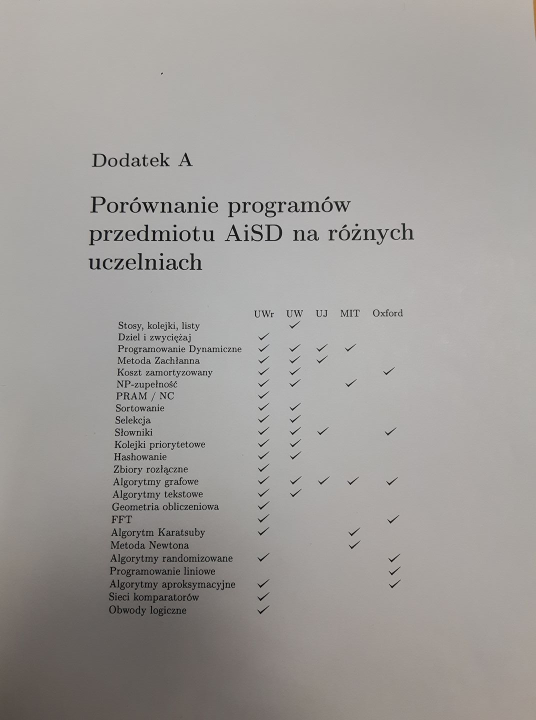
#> input picture 4.semester/Algorithms_and_Data_Structures/topic_comparison.jpg, 1072 x 1440 px (shown at 1/2 size)
$ python -i img_processing.py   (imports and definitions only)
#> lines starting #> are read from the running program, lines starting #| are printed output that depends on the picture
# This module constitutes of basic functions for initial image processing

import numpy as np
import cv2
from scipy import stats
import time

BLACK = 0
WHITE = 255


def image_meta(img):
    '''Extract image metadata (mean, mode, median) from its thumbnail'''
    proportion = 1.0*img.shape[0]/img.shape[1]
    small_size = 120
    small_burs = cv2.resize(img, (small_size, int(small_size*proportion)))
    small_burs = cv2.blur(small_burs,(10,10))

    mean = np.mean(small_burs).astype(int)
    mode,_ = stats.mode(small_burs.ravel())
    mode = mode[0]
    median = np.median(small_burs).astype(int)

    return mean, mode, median


def close_img(img):
    '''performing morphological closure on the input image'''
    imgSize = img.shape[0] * img.shape[1]
    kernelSize = int(imgSize**(0.245)/5)
    close_kernel = np.ones((kernelSize,kernelSize),np.uint8)
    return (cv2.morphologyEx(img, cv2.MORPH_CLOSE, close_kernel))


def coarse_filter(img):
    '''filters the image based on its metadata'''
    img = close_img(img)
    mean, mode, median = image_meta(img)
    coarse_formula = (3*mean+mode+3*median)/7
    return np.where(img<coarse_formula, img, 0)


#def increase_contrast(img, contrast_factor):
    #'''increases image contrast by an exponential function'''
    #print("CONTRAST", contrast_factor, np.mean(255*(img/255)**contrast_factor))
    #return (255*(inverse(img)/255)**contrast_factor).astype('uint8')


def averaging(img, averaging_factor):
    '''applying averaging kernel'''
    kernel = np.ones((averaging_factor,averaging_factor),np.float32)/averaging_factor**2
    return cv2.filter2D(img,-1,kernel)


def extract_background_mean(img, contrast_factor=1.7, averaging_factor=15, blockSize=111, C=7, blurSize=15):
    '''separates foregraound from background based on adaptive mean thresholding'''
    meta_filter = coarse_filter(img)
    #img = increase_contrast(img, contrast_factor)
    img = averaging(img, averaging_factor)
    img = cv2.adaptiveThreshold(img,WHITE,cv2.ADAPTIVE_THRESH_MEAN_C,cv2.THRESH_BINARY,blockSize,C)
    img = cv2.medianBlur(img, blurSize)
    img = np.where(meta_filter>BLACK, img, WHITE)
    return img


# [9 lines of commented-out code are left out]


def inverse(img):
    '''inverses black to white and vice versa'''
    return (WHITE-img)


def dilate(img, divisionFactor=1):
    '''applying delation kernel'''
    #imgSize = img.shape[0] * img.shape[1]
    #kernelSize = int(imgSize**(0.22)/divisionFactor)
    kernelSize = int(24/divisionFactor)
    kernel = np.ones((kernelSize,kernelSize),np.uint8)
    return inverse(cv2.dilate(inverse(img),kernel,iterations = 1))


# [11 lines of commented-out code are left out]


def gray_blobs(img):
    '''converting original image to grayscale'''
    gray_image = cv2.cvtColor(img, cv2.COLOR_BGR2GRAY) # converting the original image to grayscale
    blobs = extract_background_mean(gray_image) # convert to black blobs on wihte background using MEAN adaptive threshold
    #blobs = extract_background_gaussian(gray_image)  # convert to black blobs on wihte background using GAUSSIAN adaptive threshold
    return blobs


# [12 lines of commented-out code are left out]

>>> import cv2
>>> picture = cv2.imread('../../4.semester/Algorithms_and_Data_Structures/topic_comparison.jpg')
#> picture is the input picture: shape (1440, 1072, 3); mean B, G, R 153.9, 156.8, 160
>>> result = gray_blobs(picture)
#> in close_img, `return (cv2.morphologyEx(img, cv2.MORPH_CLOSE, close_kernel))`:
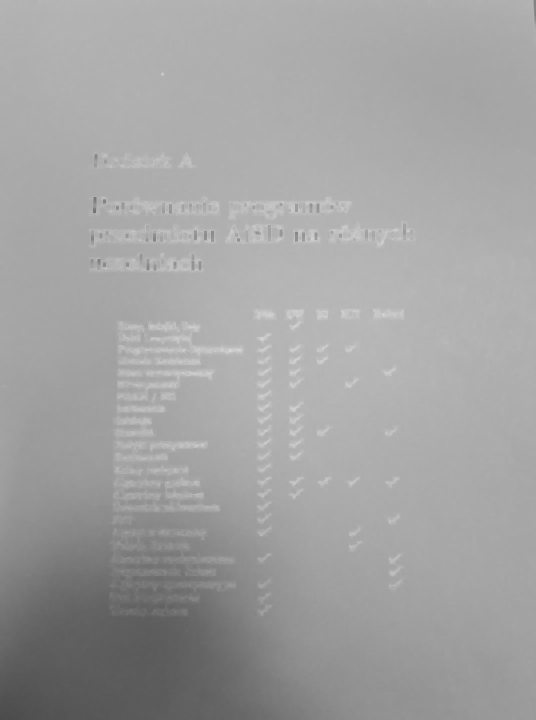
#> returned value: shape (1440, 1072) (shown at 1/2 size); min 75, max 231, mean 161.7
#> in image_meta, `small_burs = cv2.resize(img, (small_size, int(small_size*proportion)))`:
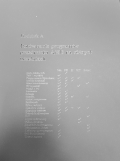
#> small_burs: shape (161, 120); min 76, max 215, mean 161.7
#> in image_meta, `mean = np.mean(small_burs).astype(int)`: mean = 161
#> in image_meta, `mode,_ = stats.mode(small_burs.ravel())`: mode = 175
#> (the run stopped early here; a loop or call above may not have finished)
